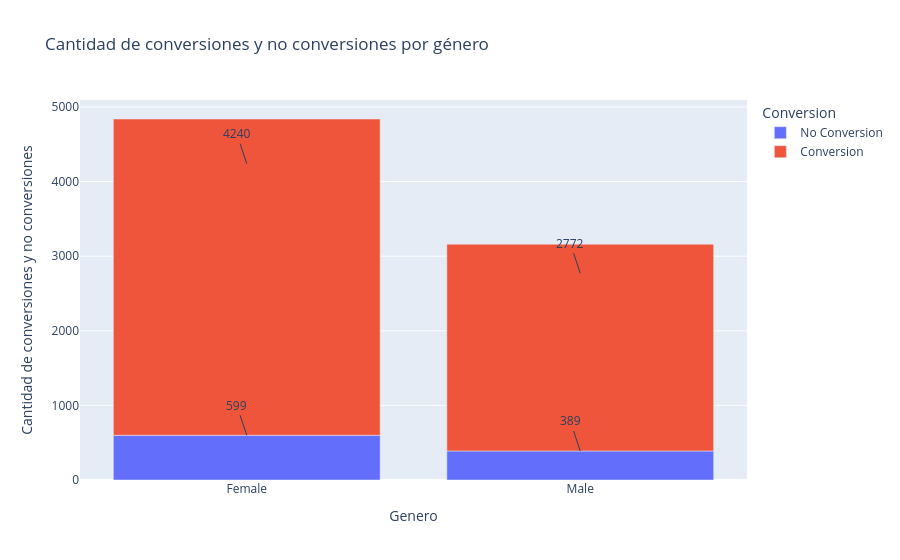

The cell this chart's notebook holds for it:
### Code cell
# CREAR GRAFICO DE BARRAS APILADAS CON LA TABLA conversiones_no_conversiones_por_genero
fig_conversiones_apiladas = px.bar(conversiones_no_conversiones_por_genero, x="Genero", y="Cantidad de conversiones y no conversiones", color="Conversion", title="Cantidad de conversiones y no conversiones por género")

# AÑADIR ETIQUETAS EN LAS BARRAS SIN FLECHAS

for i, row in conversiones_no_conversiones_por_genero.iterrows():
    fig_conversiones_apiladas.add_annotation(
        x=row["Genero"],
        y=row["Cantidad de conversiones y no conversiones"],
        text=f"{row['Cantidad de conversiones y no conversiones']}"
    )

fig_conversiones_apiladas.show()

### Figure 1 — Plotly figure (JSON) as saved in the notebook; plotly's stock layout.template omitted (floating-point values rounded to 4 significant figures)
{"data": [{"hovertemplate": "Conversion=No Conversion<br>Genero=%{x}<br>Cantidad de conversiones y no conversiones=%{y}<extra></extra>", "legendgroup": "No Conversion", "marker": {"color": "#636efa", "pattern": {"shape": ""}}, "name": "No Conversion", "orientation": "v", "showlegend": true, "textposition": "auto", "type": "bar", "x": ["Female", "Male"], "xaxis": "x", "y": [599, 389], "yaxis": "y"}, {"hovertemplate": "Conversion=Conversion<br>Genero=%{x}<br>Cantidad de conversiones y no conversiones=%{y}<extra></extra>", "legendgroup": "Conversion", "marker": {"color": "#EF553B", "pattern": {"shape": ""}}, "name": "Conversion", "orientation": "v", "showlegend": true, "textposition": "auto", "type": "bar", "x": ["Female", "Male"], "xaxis": "x", "y": [4240, 2772], "yaxis": "y"}], "layout": {"annotations": [{"text": "599", "x": "Female", "y": 599}, {"text": "4240", "x": "Female", "y": 4240}, {"text": "389", "x": "Male", "y": 389}, {"text": "2772", "x": "Male", "y": 2772}], "barmode": "relative", "legend": {"title": {"text": "Conversion"}, "tracegroupgap": 0}, "title": {"text": "Cantidad de conversiones y no conversiones por género"}, "xaxis": {"anchor": "y", "domain": [0, 1], "title": {"text": "Genero"}}, "yaxis": {"anchor": "x", "domain": [0, 1], "title": {"text": "Cantidad de conversiones y no conversiones"}}}}
